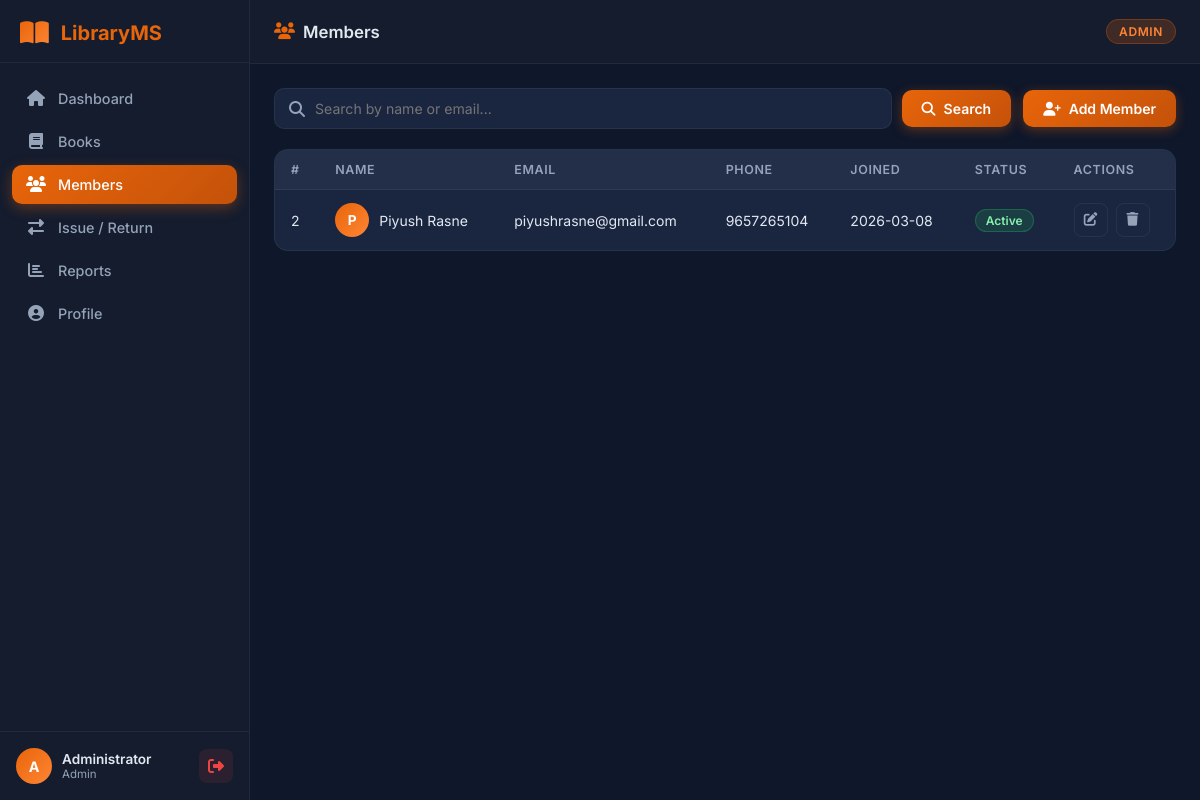
Page /members (signed in) on the earlier database version.
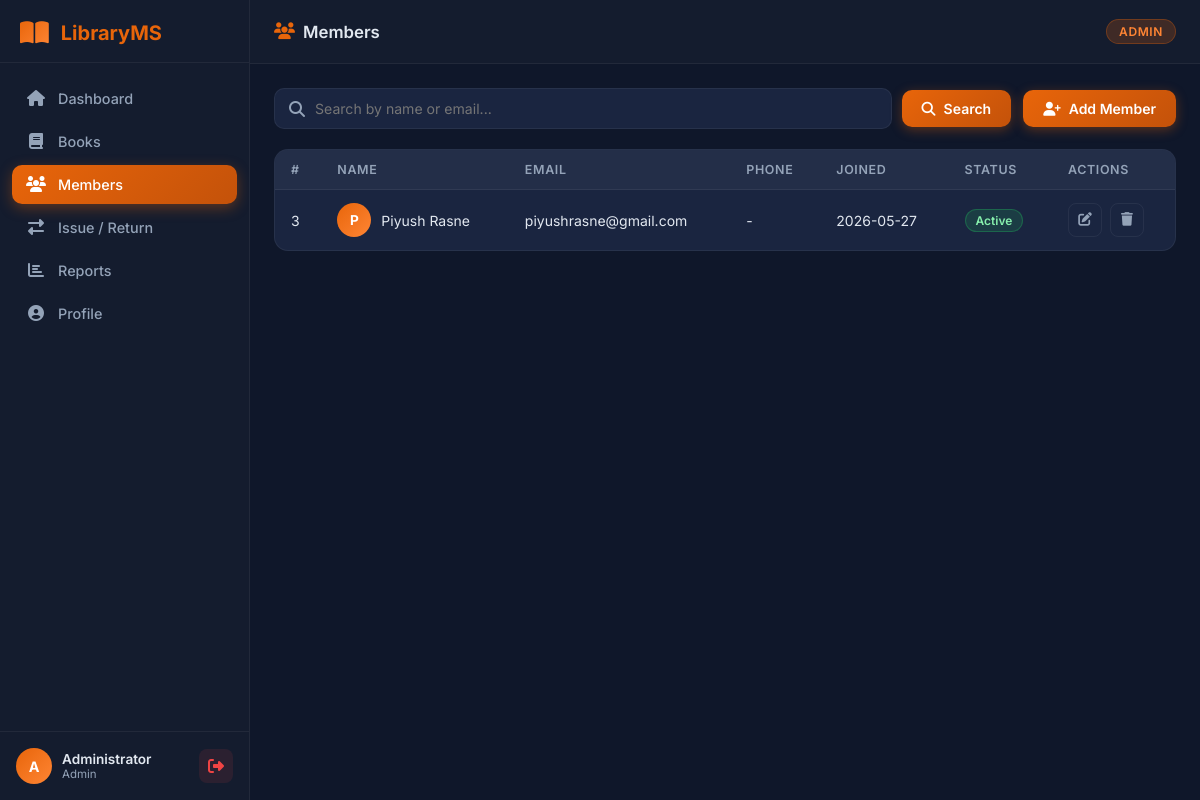
Same page on the later database version.
### tables this page shows
CREATE TABLE users (
            id INTEGER PRIMARY KEY AUTOINCREMENT,
            name TEXT NOT NULL,
            email TEXT UNIQUE NOT NULL,
            password TEXT NOT NULL,
            role TEXT DEFAULT 'member',
            phone TEXT,
            address TEXT,
            membership_date TEXT DEFAULT CURRENT_DATE,
            is_active INTEGER DEFAULT 1
        );

### app.py (the view)
@app.route('/members')
@admin_required
def members():
    q = request.args.get('q', '')
    conn = get_db()
    if q:
        all_members = conn.execute(
            "SELECT * FROM users WHERE role = 'member' AND (name LIKE ? OR email LIKE ?) ORDER BY name",
            (f'%{q}%', f'%{q}%')
        ).fetchall()
    else:
        all_members = conn.execute("SELECT * FROM users WHERE role = 'member' ORDER BY name").fetchall()
    conn.close()
    return render_template('members.html', members=all_members, q=q)

### app.py (called while the page is built)
def get_db():
    conn = sqlite3.connect(DATABASE)
    conn.row_factory = sqlite3.Row
    return conn

def admin_required(f):
    @wraps(f)
    def decorated(*args, **kwargs):
        if 'user_id' not in session:
            flash('Please login to continue.', 'warning')
            return redirect(url_for('login'))
        if session.get('role') != 'admin':
            flash('Admin access required.', 'danger')
            return redirect(url_for('dashboard'))
        return f(*args, **kwargs)
    return decorated

### templates/members.html (shortened to what this page needs)
{% extends 'base.html' %}
{% block page_title %}<i class="fas fa-users"></i> Members{% endblock %}
{% block content %}
<div class="page-actions">
    <form class="search-form" method="GET">
        <div class="search-bar">
            <i class="fas fa-search"></i>
            <input type="text" name="q" placeholder="Search by name or email..." value="{{ q }}">
        </div>
        <button type="submit" class="btn-primary"><i class="fas fa-search"></i> Search</button>
    </form>
    <a href="{{ url_for('add_member') }}" class="btn-primary"><i class="fas fa-user-plus"></i> Add Member</a>
</div>
<div class="table-card">
    <div class="table-responsive">
        <table class="data-table">
            <thead>
                <tr>
                    <th>#</th>
                    <th>Name</th>
                    <th>Email</th>
                    <th>Phone</th>
                    <th>Joined</th>
                    <th>Status</th>
                    <th>Actions</th>
                </tr>
            </thead>
            <tbody>
                {% for m in members %}
                <tr>
                    <td>{{ m.id }}</td>
                    <td>
                        <div class="member-cell">
                            <div class="member-avatar">{{ m.name[0].upper() }}</div>
                            {{ m.name }}
                        </div>
                    </td>
                    <td>{{ m.email }}</td>
                    <td>{{ m.phone or '-' }}</td>
                    <td>{{ m.membership_date }}</td>
                    <td>
                        <span class="badge badge-{{ 'success' if m.is_active else 'danger' }}">
                            {{ 'Active' if m.is_active else 'Inactive' }}
                        </span>
                    </td>
                    <td>
                        <div class="action-btns">
                            <a href="{{ url_for('edit_member', member_id=m.id) }}" class="btn-icon edit" title="Edit"><i class="fas fa-edit"></i></a>
                            <form method="POST" action="{{ url_for('delete_member', member_id=m.id) }}" onsubmit="return confirm('Delete member {{ m.name }}?')">
                                <button type="submit" class="btn-icon delete" title="Delete"><i class="fas fa-trash"></i></button>
                            </form>
                        </div>
                    </td>
                </tr>
                {% else %}
                <tr><td colspan="7" class="empty-row">No members found.</td></tr>
                {% endfor %}
            </tbody>
        </table>
    </div>
</div>
{% endblock %}

### templates/base.html (shortened to what this page needs)
<!DOCTYPE html>
<html lang="en">
<head>
    <link rel="stylesheet" href="https://cdnjs.cloudflare.com/ajax/libs/font-awesome/6.5.0/css/all.min.css">
    <link rel="stylesheet" href="{{ url_for('static', filename='css/style.css') }}">
</head>
<body>
    {% if session.user_id %}
    <aside class="sidebar" id="sidebar">
        <div class="sidebar-header">
            <div class="logo">
                <i class="fas fa-book-open"></i>
                <span>LibraryMS</span>
            </div>
        </div>
        <nav class="sidebar-nav">
            <a href="{{ url_for('dashboard') }}" class="nav-item {% if request.endpoint == 'dashboard' %}active{% endif %}">
                <i class="fas fa-home"></i><span>Dashboard</span>
            </a>
            <a href="{{ url_for('books') }}" class="nav-item {% if 'book' in request.endpoint %}active{% endif %}">
                <i class="fas fa-book"></i><span>Books</span>
            </a>
            {% if session.role == 'admin' %}
            <a href="{{ url_for('members') }}" class="nav-item {% if 'member' in request.endpoint %}active{% endif %}">
                <i class="fas fa-users"></i><span>Members</span>
            </a>
            {% endif %}
            <a href="{{ url_for('transactions') }}" class="nav-item {% if 'transaction' in request.endpoint %}active{% endif %}">
                <i class="fas fa-exchange-alt"></i><span>Issue / Return</span>
            </a>
            {% if session.role == 'admin' %}
            <a href="{{ url_for('reports') }}" class="nav-item {% if request.endpoint == 'reports' %}active{% endif %}">
                <i class="fas fa-chart-bar"></i><span>Reports</span>
            </a>
            {% endif %}
            <a href="{{ url_for('profile') }}" class="nav-item {% if request.endpoint == 'profile' %}active{% endif %}">
                <i class="fas fa-user-circle"></i><span>Profile</span>
            </a>
        </nav>
        <div class="sidebar-footer">
            <div class="user-info">
                <div class="user-avatar">{{ session.user_name[0].upper() }}</div>
                <div>
                    <div class="user-name">{{ session.user_name }}</div>
                    <div class="user-role">{{ session.role | capitalize }}</div>
                </div>
            </div>
            <a href="{{ url_for('logout') }}" class="logout-btn" title="Logout"><i class="fas fa-sign-out-alt"></i></a>
        </div>
    </aside>
    <main class="main-content">
        <header class="top-bar">
            <div class="page-title">{% block page_title %}{% endblock %}</div>
            <div class="top-bar-right">
                <div class="badge-role {{ session.role }}">{{ session.role | capitalize }}</div>
            </div>
        </header>
        <div class="content-area">
            {% block content %}{% endblock %}
        </div>
    </main>
    {% else %}
    {% block auth_content %}{% endblock %}
    {% endif %}
</body>
</html>

Differences in the rows shown:
removed users: id "2", name "P", name "Piyush Rasne", email "piyushrasne@gmail.com", phone "9657265104", membership_date "2026-03-08", is_active "Active"
added users: id "3", name "P", name "Piyush Rasne", email "piyushrasne@gmail.com", phone "-", membership_date "2026-05-27", is_active "Active"
